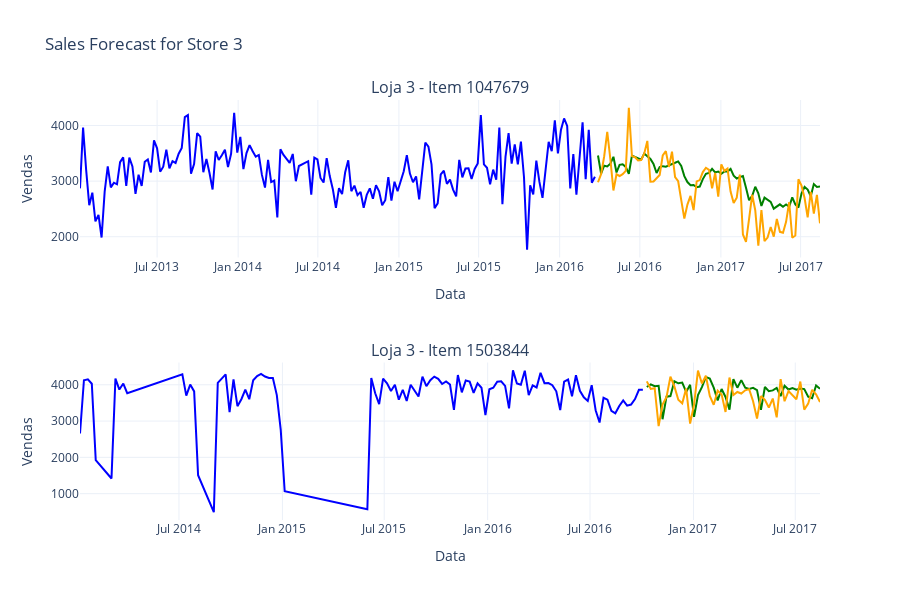
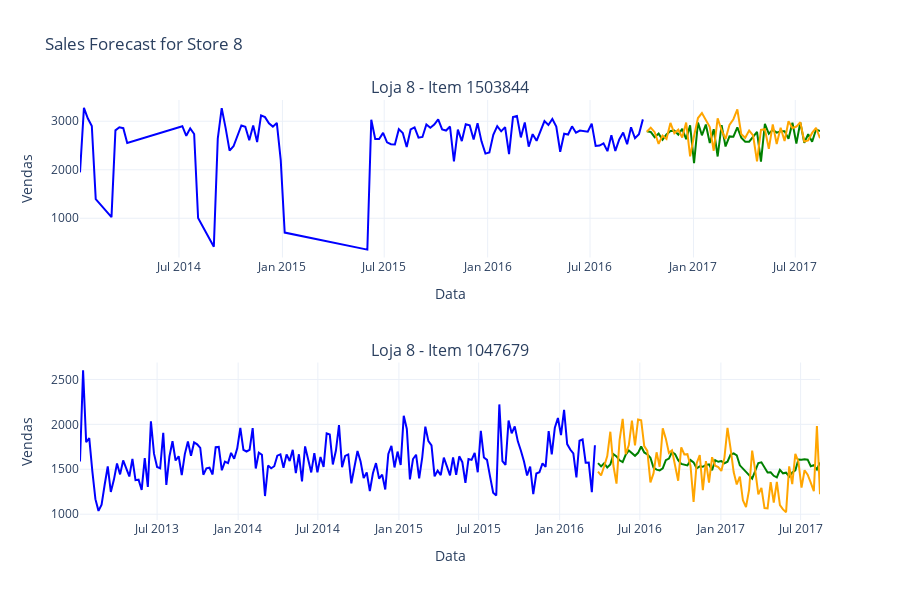
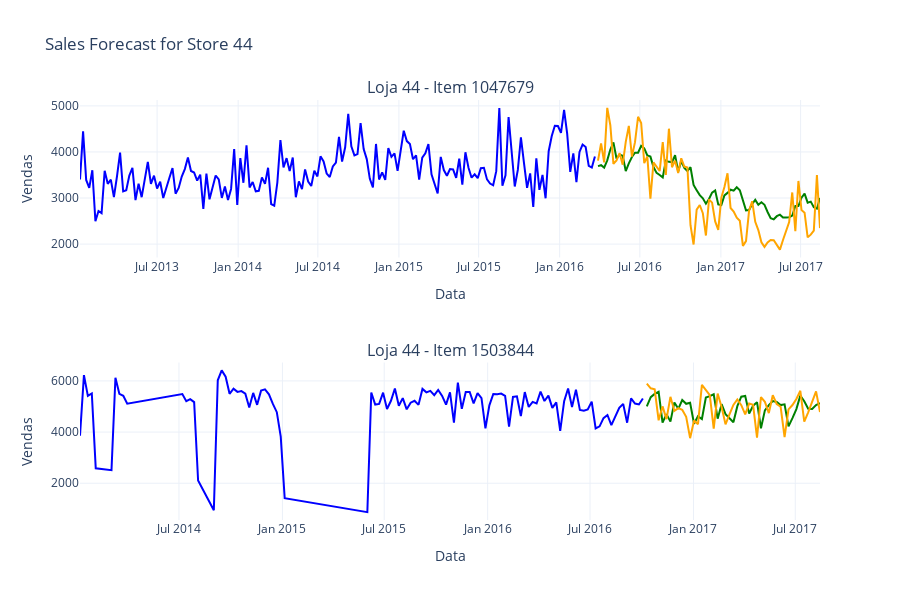
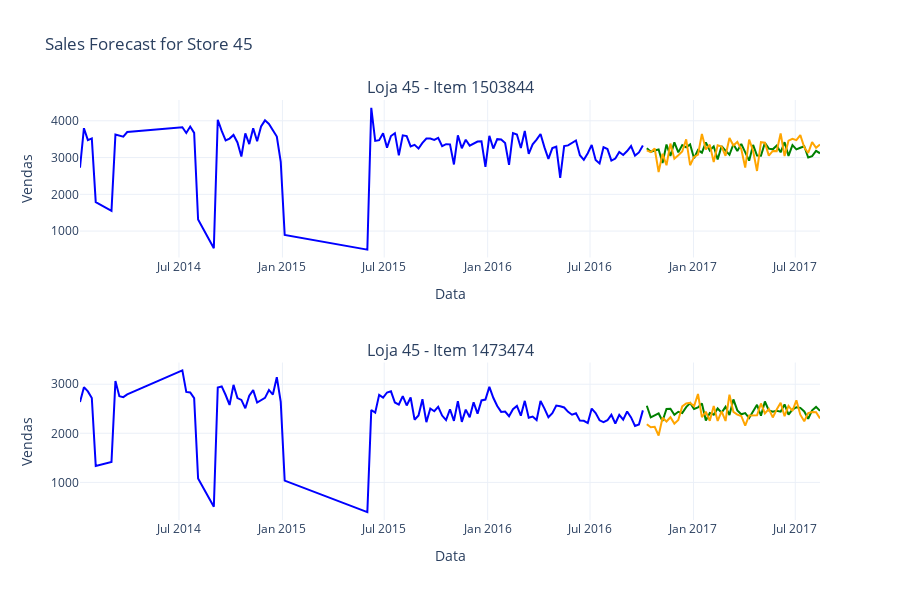

Here is the notebook cell these charts were saved with, in order:
### Code cell
# Dicionários para armazenar os modelos e tempos para cada loja e item
modelos_por_loja_item = {}
tempos_treinamento = {}
tempos_previsao = {}

# Criar dataframes para armazenar os resultados
df_resultado_loja_item = pd.DataFrame(columns=['Data', 'Loja', 'Item', 'Real', 'Previsto'])
df_resultado_tempo_item = pd.DataFrame(columns=['Loja', 'Item', 'Treino', 'Previsao'])

# Iterar sobre cada loja relevante
for loja in lojas_relevantes_favorita:
    # Pegar os itens relevantes da loja atual
    itens_relevantes = produtos_relevantes_favorita.get(loja, [])
    
    # Criar figura específica para a loja
    fig_loja = make_subplots(
        rows=len(itens_relevantes),
        cols=1,
        subplot_titles=[f'Loja {loja} - Item {item}' for item in itens_relevantes]
    )
    
    for idx, item in enumerate(itens_relevantes):
        df_loja_item = favorita[(favorita['Loja'] == loja) & (favorita['Produto'] == item)]
        if df_loja_item.empty:
            continue  # Ignorar se não houver dados
        df_loja_item = df_loja_item.groupby('Data')['Vendas'].sum().reset_index()
        df_loja_item.set_index('Data', inplace=True)
        
        train, test, scaler = preprocess_data_LSTM(
            df_loja_item['Vendas'].values, train_size_ratio=0.7
        )

        # Definir o look_back
        look_back = 10
        # Criar conjuntos de treinamento e teste
        X_train, y_train = create_dataset_LSTM(train, look_back)

        extended_test = np.concatenate([train[-look_back:], test])

        X_test, y_test = create_dataset_LSTM(extended_test, look_back)

        # Ajustar o formato para [amostras, passos de tempo, características]
        X_train = np.reshape(X_train, (X_train.shape[0], 1, X_train.shape[1]))
        X_test = np.reshape(X_test, (X_test.shape[0], 1, X_test.shape[1]))

        # Criar e treinar o modelo
        start_train_time = time.time()
        model, history = create_and_train_model_LSTM(X_train, y_train, look_back, epochs=1000)
        end_train_time = time.time()
        train_time = end_train_time - start_train_time
        tempos_treinamento[loja] = train_time

        # Realizar previsões no conjunto de teste
        start_forecast_time = time.time()
        test_predict = model.predict(X_test)
        end_forecast_time = time.time()
        forecast_time = end_forecast_time - start_forecast_time
        tempos_previsao[loja] = forecast_time

        # Reverter a normalização das previsões e dos valores reais
        test_predict_original = scaler.inverse_transform(test_predict).flatten()
        y_test_original = scaler.inverse_transform(y_test.reshape(-1, 1)).flatten()

        # Garantir que os índices estão corretos
        test_index = df_loja_item.index[-len(y_test):]  # Ajustado para corresponder ao conjunto de teste estendido
        train_index = df_loja_item.index[:len(train)]

        df_resultado_loja_item = pd.concat([df_resultado_loja_item, pd.DataFrame({
            'Data': test_index,
            'Loja': loja,
            'Item': item,
            'Real': y_test_original,
            'Previsto': test_predict_original
        })])

        df_resultado_tempo_item = pd.concat([df_resultado_tempo_item, pd.DataFrame({
            'Loja': [loja],
            'Item': [item],
            'Treino': [train_time],
            'Previsao': [forecast_time]
        })], ignore_index=True)

        # Add traces for train, test, and forecast
        fig_loja.add_trace(go.Scatter(x=train_index, y=scaler.inverse_transform(train).flatten(), mode='lines', name='Treino', line=dict(color='blue')), row=idx+1, col=1)
        fig_loja.add_trace(go.Scatter(x=test_index, y=test_predict_original, mode='lines', name='Previsto', line=dict(color='green')), row=idx+1, col=1)
        fig_loja.add_trace(go.Scatter(x=test_index, y=y_test_original, mode='lines', name='Real', line=dict(color='orange')), row=idx+1, col=1)
        
        # Update layout for each subplot
        fig_loja.update_xaxes(title_text='Data', row=idx+1, col=1)
        fig_loja.update_yaxes(title_text='Vendas', row=idx+1, col=1)

    # Update layout for the entire figure
    fig_loja.update_layout(
        title=f'Sales Forecast for Store {loja}',
        height=300 * len(itens_relevantes),
        showlegend=False,
        template='plotly_white'
    )
    # Show the figure
    fig_loja.show()

# Salvar o dataframe em um arquivo CSV
df_resultado_loja_item.to_csv('Resultados/Previsao/Favorita/Item/LSMT.csv', index=False)
df_resultado_tempo_item.to_csv('Resultados/Tempo/Favorita/Item/LSMT.csv', index=False)

print(f"Tempos de treinamento:", tempos_treinamento)
print(f"Tempos de previsão:", tempos_previsao)
